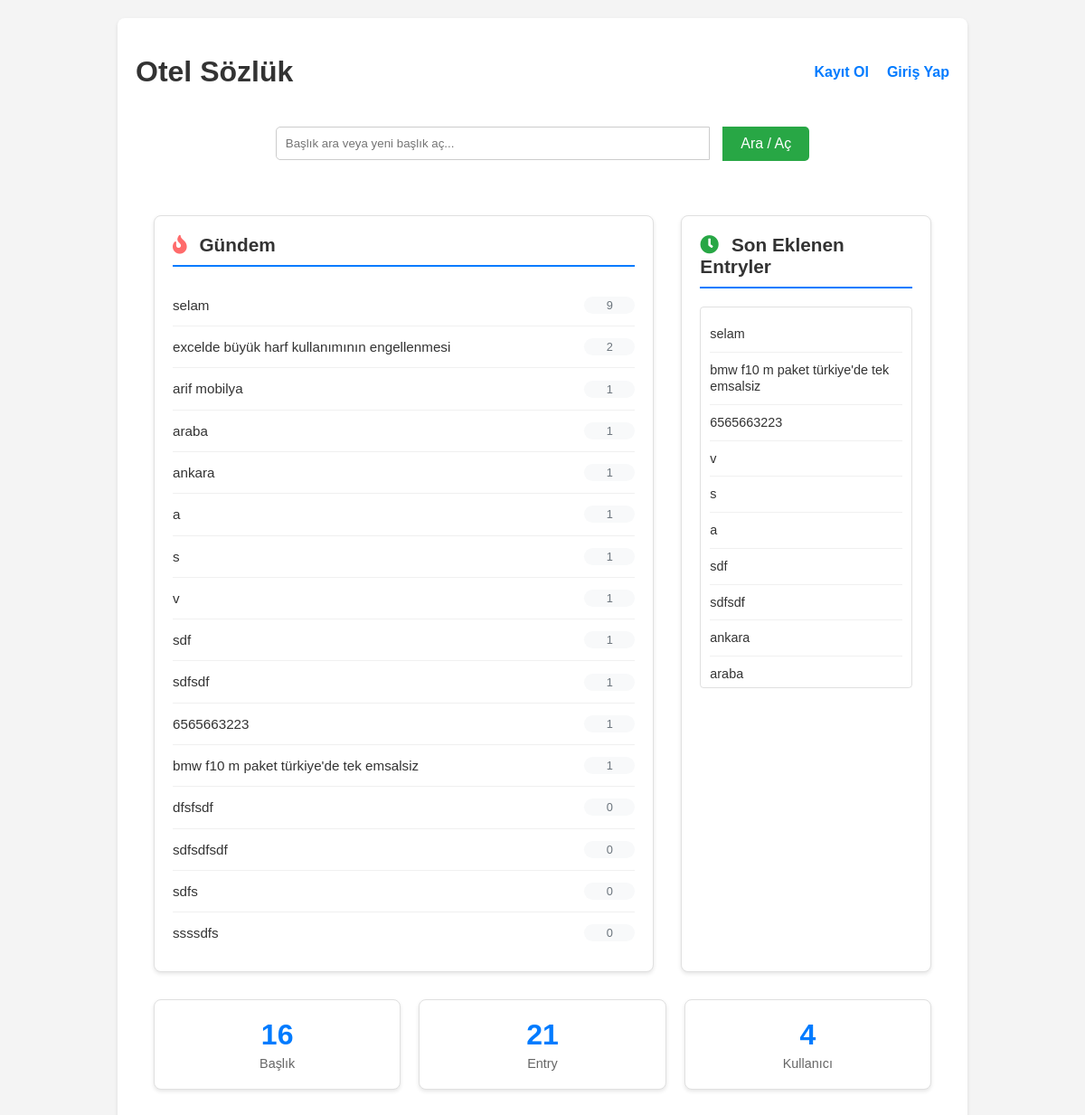
The page / on the database its author committed.
### tables this page shows
CREATE TABLE basliklar (
            id INTEGER PRIMARY KEY AUTOINCREMENT,
            baslik_adi TEXT NOT NULL UNIQUE,
            entry_count INTEGER DEFAULT 0
        );

### yemeksozluk.py (the view)
@app.route('/')
def index():
    with get_db_connection() as conn:
        gundem = conn.execute('''
            SELECT b.id, b.baslik_adi, COUNT(e.id) as entry_sayisi
            FROM basliklar b
            LEFT JOIN entryler e ON b.id = e.baslik_id
            GROUP BY b.id
            ORDER BY entry_sayisi DESC
            LIMIT 25
        ''').fetchall()
        son = conn.execute('''
            SELECT b.id, b.baslik_adi
            FROM basliklar b
            JOIN entryler e ON b.id = e.baslik_id
            GROUP BY b.id, b.baslik_adi
            ORDER BY MAX(e.tarih) DESC
            LIMIT 20
        ''').fetchall()
        if is_logged_in():
            user_id = session['user_id']
            gundem_list = []
            for baslik in gundem:
                is_read = conn.execute('SELECT 1 FROM read_basliklar WHERE user_id = ? AND baslik_id = ?',
                                       (user_id, baslik['id'])).fetchone() is not None
                baslik_dict = dict(baslik)
                baslik_dict['is_read'] = is_read
                gundem_list.append(baslik_dict)
            son_list = []
            for baslik in son:
                is_read = conn.execute('SELECT 1 FROM read_basliklar WHERE user_id = ? AND baslik_id = ?',
                                       (user_id, baslik['id'])).fetchone() is not None
                baslik_dict = dict(baslik)
                baslik_dict['is_read'] = is_read
                son_list.append(baslik_dict)
        else:
            gundem_list = [dict(baslik) for baslik in gundem]
            son_list = [dict(baslik) for baslik in son]
        baslik_sayisi = conn.execute('SELECT COUNT(*) FROM basliklar').fetchone()[0]
        entry_sayisi = conn.execute('SELECT COUNT(*) FROM entryler').fetchone()[0]
        kullanici_sayisi = conn.execute('SELECT COUNT(*) FROM users').fetchone()[0]
        stats = {
            'baslik_sayisi': baslik_sayisi,
            'entry_sayisi': entry_sayisi,
            'kullanici_sayisi': kullanici_sayisi
        }
    return render_template('index.html', gundem=gundem_list, son=son_list, stats=stats, is_logged_in=is_logged_in())

### yemeksozluk.py (called while the page is built, shortened)
@contextmanager
def get_db_connection():
    conn = sqlite3.connect(DATABASE, timeout=20.0)
    conn.row_factory = sqlite3.Row
    conn.execute('PRAGMA foreign_keys = ON')
    try:
        yield conn
    finally:
        conn.close()

def is_logged_in():
    return 'logged_in' in session and session['logged_in']

@app.before_request
def before_request():
    g.unread_notifications_count = 0
    g.unread_messages_count = 0

### templates/index.html (shortened to what this page needs)
{% extends 'base.html' %}
{% block content %}
    <div class="home-container">
    <div class="home-sections">
        <div class="section-column">
                <div class="section-header">
                    <i class="fas fa-fire" style="color: #ff6b6b; margin-right: 8px;"></i>
                    Gündem
                </div>
            {% if gundem %}
                    <ul class="entry-list">
                    {% for baslik in gundem %}
                            <li class="entry-item {% if baslik.is_read %}read{% endif %}">
                                <div class="entry-title">
                            <a href="{{ url_for('baslik_detay', baslik_id=baslik.id) }}">{{ baslik.baslik_adi }}</a>
                                </div>
                                <div class="entry-count">
                                    {{ baslik.entry_sayisi }}
                                </div>
                        </li>
                    {% endfor %}
                </ul>
            {% else %}
                    <p style="color: #666; text-align: center; padding: 20px;">Henüz gündemde başlık bulunmuyor.</p>
            {% endif %}
        </div>
        <div class="section-column">
                <div class="section-header">
                    <i class="fas fa-clock" style="color: #28a745; margin-right: 8px;"></i>
                    Son Eklenen Entryler
                </div>
            {% if son %}
                    <div class="recent-entries-container">
                        {% for baslik in son %}
                            <div class="recent-entry {% if baslik.is_read %}read{% endif %}">
                                <a href="{{ url_for('baslik_detay', baslik_id=baslik.id) }}">{{ baslik.baslik_adi }}</a>
                            </div>
                        {% endfor %}
                    </div>
            {% else %}
                    <p style="color: #666; text-align: center; padding: 20px;">Henüz son entry bulunmuyor.</p>
            {% endif %}
            </div>
        </div>
        <div class="stats-section">
            <div class="stat-card">
                <div class="stat-number">{{ stats.baslik_sayisi if stats else 0 }}</div>
                <div class="stat-label">Başlık</div>
            </div>
            <div class="stat-card">
                <div class="stat-number">{{ stats.entry_sayisi if stats else 0 }}</div>
                <div class="stat-label">Entry</div>
            </div>
            <div class="stat-card">
                <div class="stat-number">{{ stats.kullanici_sayisi if stats else 0 }}</div>
                <div class="stat-label">Kullanıcı</div>
            </div>
        </div>
    </div>
{% endblock %}

### templates/base.html (style rules this page uses)
body { font-family: sans-serif; margin: 20px; background-color: #f4f4f4; color: #333; }

### templates/index.html (style rules this page uses)
.home-container { max-width: 1200px; margin: 0 auto; padding: 20px; }
.home-sections { display: grid; grid-template-columns: 2fr 1fr; gap: 30px; margin-top: 20px; }
.section-column { background-color: #ffffff; border: 1px solid #e0e0e0; border-radius: 8px; padding: 20px; box-shadow: 0 2px 4px rgba(0,0,0,0.1); }
.section-header { border-bottom: 2px solid #007bff; padding-bottom: 10px; margin-bottom: 20px; font-size: 1.3em; font-weight: bold; color: #333; }
.entry-list { list-style: none; padding: 0; margin: 0; }
.entry-item { padding: 12px 0; border-bottom: 1px solid #f0f0f0; display: flex; justify-content: space-between; align-items: center; }
.entry-item:last-child { border-bottom: none; }
.entry-title { flex: 1; font-size: 0.95em; line-height: 1.4; }
.entry-title a { text-decoration: none; color: #333; font-weight: 500; }
.entry-count { background-color: #f8f9fa; color: #6c757d; padding: 2px 8px; border-radius: 12px; font-size: 0.8em; font-weight: 500; min-width: 40px; text-align: center; }
.recent-entries-container { max-height: 400px; overflow-y: auto; border: 1px solid #e0e0e0; border-radius: 4px; padding: 10px; }
.recent-entry { padding: 10px 0; border-bottom: 1px solid #f0f0f0; }
.recent-entry a { text-decoration: none; color: #333; font-size: 0.9em; line-height: 1.3; }
.stats-section { display: grid; grid-template-columns: repeat(auto-fit, minmax(200px, 1fr)); gap: 20px; margin-top: 30px; }
.stat-card { background: white; padding: 20px; border-radius: 8px; border: 1px solid #e0e0e0; text-align: center; box-shadow: 0 2px 4px rgba(0,0,0,0.1); }
.stat-number { font-size: 2em; font-weight: bold; color: #007bff; margin-bottom: 5px; }
.stat-label { color: #666; font-size: 0.9em; }

### rows shown on the page
basliklar: baslik_adi "selam", entry_sayisi "9"
basliklar: baslik_adi "excelde büyük harf kullanımının engellenmesi", entry_sayisi "2"
basliklar: baslik_adi "arif mobilya", entry_sayisi "1"
basliklar: baslik_adi "araba", entry_sayisi "1"
basliklar: baslik_adi "ankara", entry_sayisi "1"
basliklar: baslik_adi "sdf", entry_sayisi "1"
basliklar: baslik_adi "sdfsdf", entry_sayisi "1"
basliklar: baslik_adi "6565663223", entry_sayisi "1"
basliklar: baslik_adi "bmw f10 m paket türkiye'de tek emsalsiz", entry_sayisi "1"
basliklar: baslik_adi "dfsfsdf", entry_sayisi "0"
basliklar: baslik_adi "sdfsdfsdf", entry_sayisi "0"
basliklar: baslik_adi "sdfs", entry_sayisi "0"
basliklar: baslik_adi "ssssdfs", entry_sayisi "0"

### other values the page prints
{{ baslik.baslik_adi }} "a" "s" "v"
{{ baslik.entry_sayisi }} "1" "1" "1"
{{ baslik.baslik_adi }} "v" "s" "a"
{{ stats.baslik_sayisi if stats else 0 }} "16"
{{ stats.entry_sayisi if stats else 0 }} "21"
{{ stats.kullanici_sayisi if stats else 0 }} "4"
